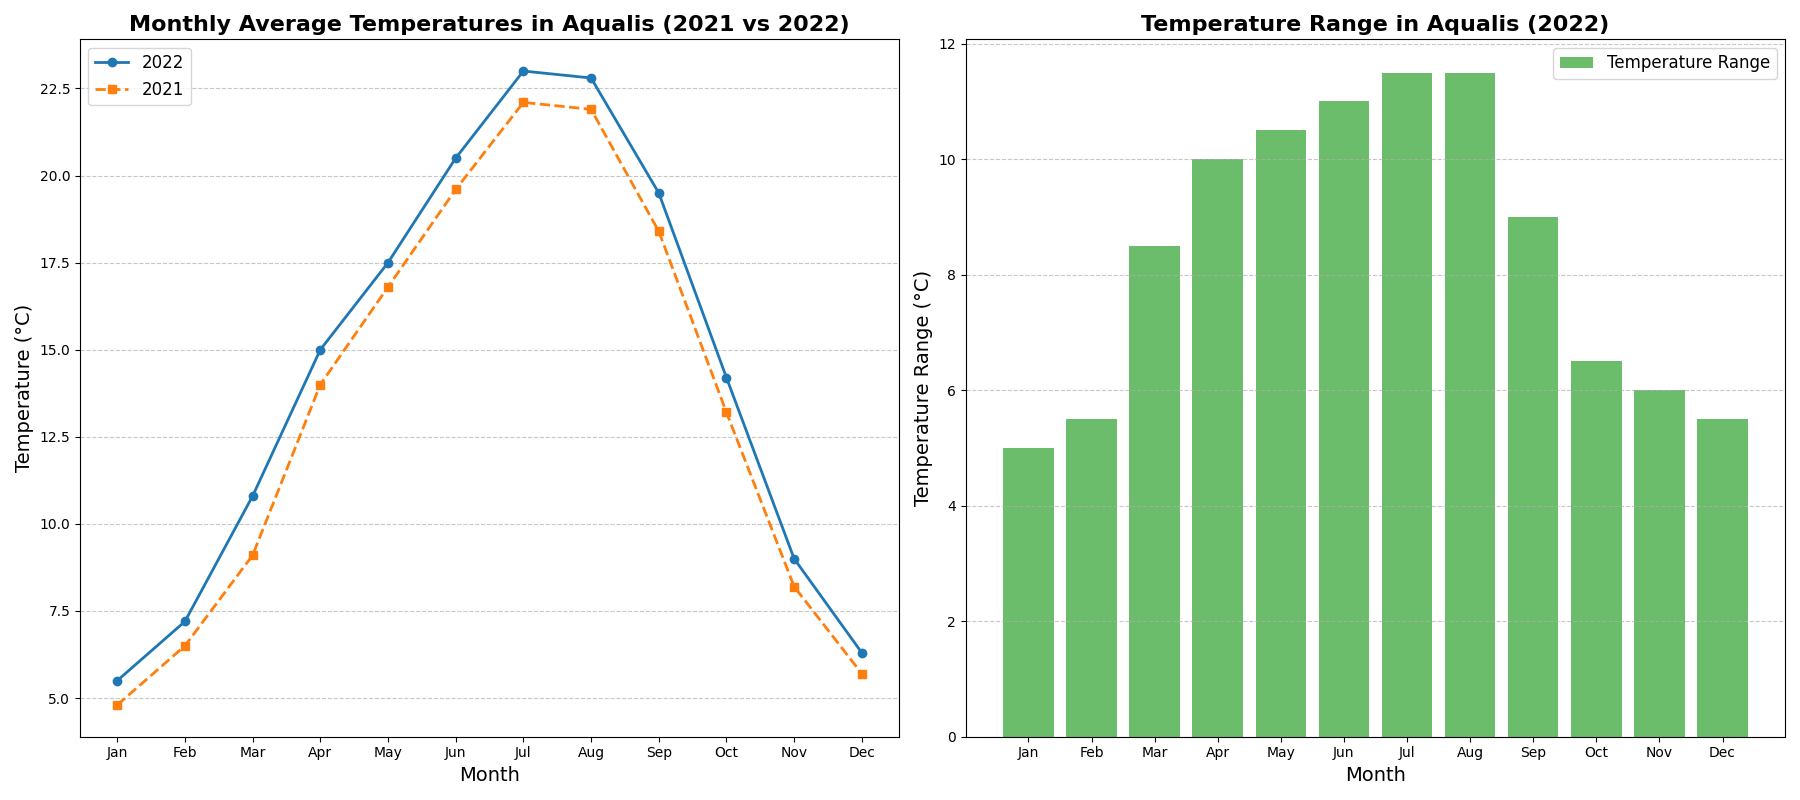

Generate this figure with Python:
import matplotlib.pyplot as plt
import numpy as np

# Backstory:
# The data below portrays the monthly average temperatures in a fictional coastal city called "Aqualis" over a year. 
# The city has recently been subjected to significant seasonal variations resulting in notable temperature changes.
# We'll visualize these changes using a line chart and a supplementary plot to show the difference between the highest and lowest temperatures recorded each month.

# Data for monthly average temperatures in Aqualis (°C)
months = np.arange(1, 13)
avg_temperatures_2022 = np.array([5.5, 7.2, 10.8, 15.0, 17.5, 20.5, 23.0, 22.8, 19.5, 14.2, 9.0, 6.3])
avg_temperatures_2021 = np.array([4.8, 6.5, 9.1, 14.0, 16.8, 19.6, 22.1, 21.9, 18.4, 13.2, 8.2, 5.7])

# High and Low temperatures for each month in 2022
high_temperatures_2022 = np.array([8.0, 10.0, 15.0, 20.0, 22.5, 26.0, 29.0, 28.5, 24.0, 17.5, 12.0, 9.0])
low_temperatures_2022 = np.array([3.0, 4.5, 6.5, 10.0, 12.0, 15.0, 17.5, 17.0, 15.0, 11.0, 6.0, 3.5])

# Calculating the temperature range (difference between high and low temperatures)
temperature_range_2022 = high_temperatures_2022 - low_temperatures_2022

# Create a figure with two subplots
fig, (ax1, ax2) = plt.subplots(1, 2, figsize=(18, 8))

# Line chart for monthly average temperatures
ax1.plot(months, avg_temperatures_2022, marker='o', linestyle='-', color='#1f77b4', linewidth=2, label='2022')
ax1.plot(months, avg_temperatures_2021, marker='s', linestyle='--', color='#ff7f0e', linewidth=2, label='2021')

# Adding Titles and Labels
ax1.set_title('Monthly Average Temperatures in Aqualis (2021 vs 2022)', fontsize=16, fontweight='bold')
ax1.set_xlabel('Month', fontsize=14)
ax1.set_ylabel('Temperature (°C)', fontsize=14)

# Setting the x-axis tick marks to represent months
ax1.set_xticks(months)
ax1.set_xticklabels(['Jan', 'Feb', 'Mar', 'Apr', 'May', 'Jun', 'Jul', 'Aug', 'Sep', 'Oct', 'Nov', 'Dec'])

# Adding grid for better readability
ax1.grid(axis='y', linestyle='--', alpha=0.7)

# Adding a legend
ax1.legend(loc='upper left', fontsize=12)

# Plot for temperature range (difference between high and low temperatures)
ax2.bar(months, temperature_range_2022, color='#2ca02c', label='Temperature Range', alpha=0.7)

# Adding Titles and Labels
ax2.set_title('Temperature Range in Aqualis (2022)', fontsize=16, fontweight='bold')
ax2.set_xlabel('Month', fontsize=14)
ax2.set_ylabel('Temperature Range (°C)', fontsize=14)

# Setting the x-axis tick marks to represent months
ax2.set_xticks(months)
ax2.set_xticklabels(['Jan', 'Feb', 'Mar', 'Apr', 'May', 'Jun', 'Jul', 'Aug', 'Sep', 'Oct', 'Nov', 'Dec'])

# Adding grid for better readability
ax2.grid(axis='y', linestyle='--', alpha=0.7)

# Adding a legend
ax2.legend(loc='upper right', fontsize=12)

# Automatically adjust layout to prevent overlap
plt.tight_layout()

# Display the plot
plt.show()
